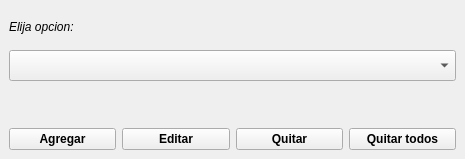
<?xml version="1.0" encoding="UTF-8"?>
<ui version="4.0">
 <class>MainWindow</class>
 <widget class="QMainWindow" name="MainWindow">
  <property name="geometry">
   <rect>
    <x>0</x>
    <y>0</y>
    <width>465</width>
    <height>159</height>
   </rect>
  </property>
  <property name="windowTitle">
   <string/>
  </property>
  <widget class="QWidget" name="centralwidget">
   <layout class="QVBoxLayout" name="verticalLayout">
    <item>
     <widget class="QLabel" name="label">
      <property name="font">
       <font>
        <weight>50</weight>
        <italic>true</italic>
        <bold>false</bold>
        <underline>false</underline>
        <kerning>true</kerning>
       </font>
      </property>
      <property name="cursor">
       <cursorShape>BlankCursor</cursorShape>
      </property>
      <property name="text">
       <string>Elija opcion:</string>
      </property>
     </widget>
    </item>
    <item>
     <widget class="QComboBox" name="comboBox">
      <property name="font">
       <font>
        <family>Hack</family>
        <pointsize>12</pointsize>
        <weight>75</weight>
        <bold>true</bold>
       </font>
      </property>
      <property name="cursor">
       <cursorShape>PointingHandCursor</cursorShape>
      </property>
      <property name="focusPolicy">
       <enum>Qt::NoFocus</enum>
      </property>
      <property name="currentText">
       <string/>
      </property>
      <property name="placeholderText">
       <string notr="true"/>
      </property>
     </widget>
    </item>
    <item>
     <widget class="QLabel" name="etiqueta">
      <property name="text">
       <string/>
      </property>
     </widget>
    </item>
    <item>
     <layout class="QHBoxLayout" name="horizontalLayout">
      <item>
       <widget class="QPushButton" name="botonAgregar">
        <property name="font">
         <font>
          <weight>75</weight>
          <italic>false</italic>
          <bold>true</bold>
          <underline>false</underline>
          <strikeout>false</strikeout>
          <kerning>true</kerning>
         </font>
        </property>
        <property name="cursor">
         <cursorShape>OpenHandCursor</cursorShape>
        </property>
        <property name="text">
         <string>Agregar</string>
        </property>
       </widget>
      </item>
      <item>
       <widget class="QPushButton" name="botonEditar">
        <property name="font">
         <font>
          <weight>75</weight>
          <bold>true</bold>
         </font>
        </property>
        <property name="cursor">
         <cursorShape>OpenHandCursor</cursorShape>
        </property>
        <property name="text">
         <string>Editar</string>
        </property>
       </widget>
      </item>
      <item>
       <widget class="QPushButton" name="botonQuitar">
        <property name="font">
         <font>
          <weight>75</weight>
          <bold>true</bold>
         </font>
        </property>
        <property name="cursor">
         <cursorShape>OpenHandCursor</cursorShape>
        </property>
        <property name="text">
         <string>Quitar</string>
        </property>
       </widget>
      </item>
      <item>
       <widget class="QPushButton" name="botonQTodos">
        <property name="font">
         <font>
          <weight>75</weight>
          <bold>true</bold>
         </font>
        </property>
        <property name="cursor">
         <cursorShape>OpenHandCursor</cursorShape>
        </property>
        <property name="text">
         <string>Quitar todos</string>
        </property>
       </widget>
      </item>
     </layout>
    </item>
   </layout>
  </widget>
 </widget>
 <resources/>
 <connections/>
</ui>
